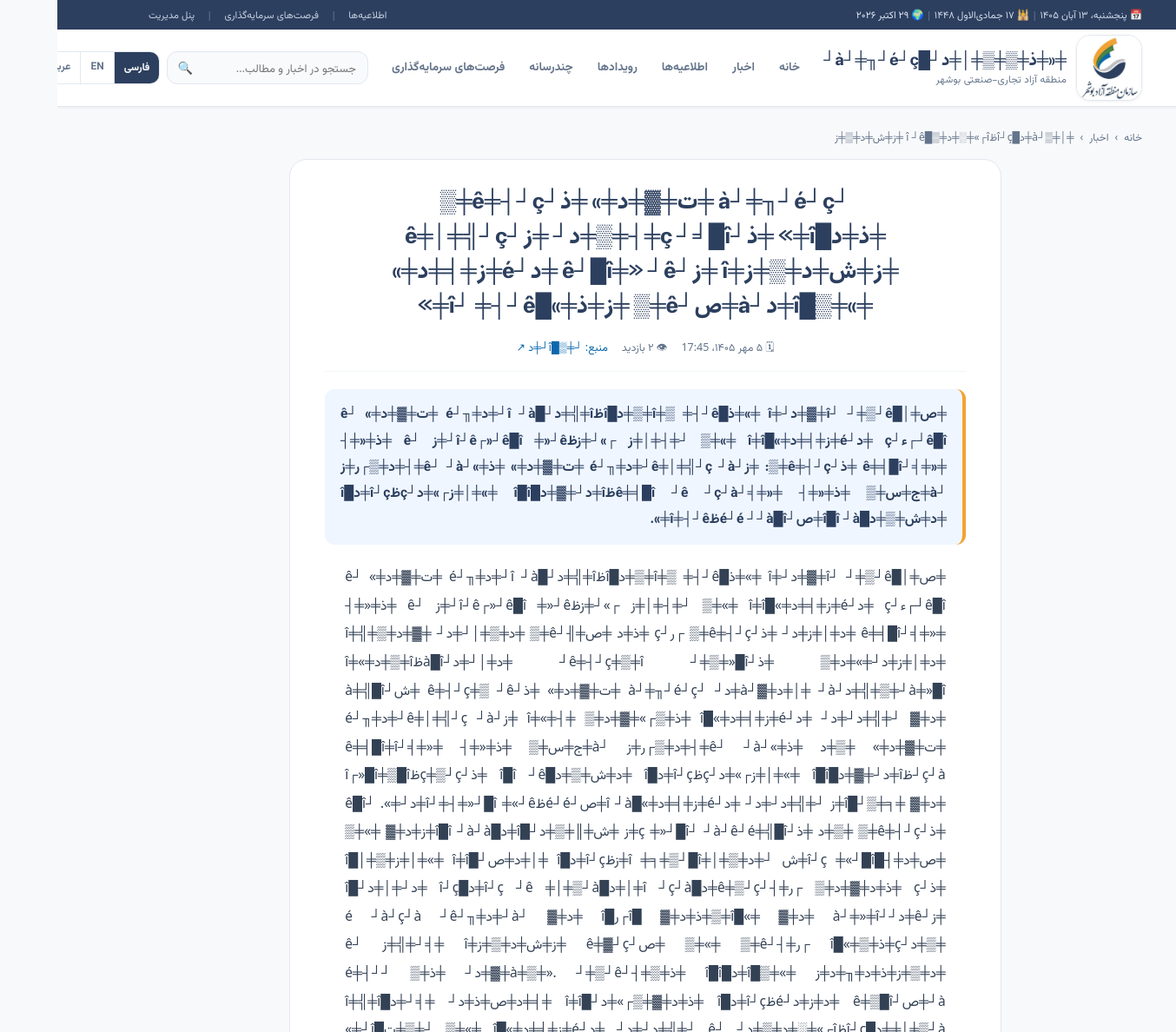
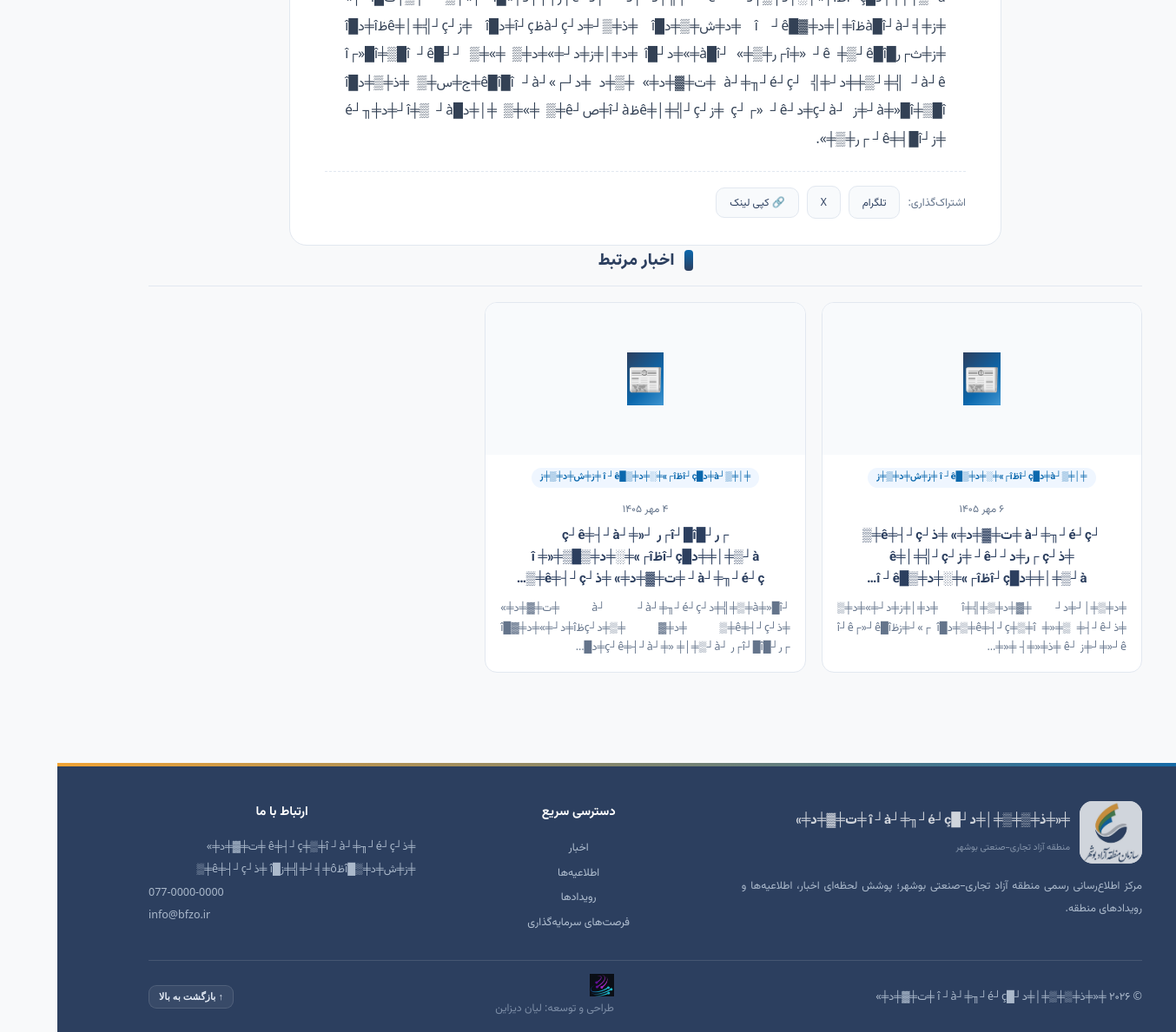
Screenshot of /index.php?id=33&p=article&lang=fa with the database file from the repository (2 pictures, top to bottom).
### tables this page shows
CREATE TABLE `articles` (
  `id` int(10) unsigned NOT NULL AUTO_INCREMENT,
  `category_id` int(10) unsigned DEFAULT NULL,
  `image` varchar(300) DEFAULT NULL,
  `source_name` varchar(120) DEFAULT NULL,
  `source_url` varchar(400) DEFAULT NULL,
  `is_pinned` tinyint(1) DEFAULT 0,
  `is_published` tinyint(1) DEFAULT 0,
  `published_at` datetime NOT NULL DEFAULT current_timestamp(),
  `views` int(10) unsigned DEFAULT 0,
  `created_at` datetime DEFAULT current_timestamp(),
  `updated_at` datetime DEFAULT NULL,
  PRIMARY KEY (`id`),
  KEY `idx_pub` (`is_published`,`published_at`),
  KEY `category_id` (`category_id`),
  CONSTRAINT `articles_ibfk_1` FOREIGN KEY (`category_id`) REFERENCES `categories` (`id`) ON DELETE SET NULL
);

CREATE TABLE `settings` (
  `k` varchar(100) NOT NULL,
  `v` text DEFAULT NULL,
  PRIMARY KEY (`k`)
);

### index.php (the view, shortened to what the rows shown need)
<?php
require_once __DIR__ . '/app.php';
$lang = lang();
$p   = getp('p', 'home');
function site_name(): string {
    $l = lang();
    return setting('site_name_' . $l, setting('site_name', app()['site']['name']));
}
function cat_names(): array {
    static $m = null; if ($m !== null) return $m;
    $m = []; foreach (categories(false) as $c) $m[(int)$c['id']] = (string)$c['name'];
    return $m;
}
function news_card(array $a, bool $big = false): string {
    $im = img($a['image']);
    $per = url('article', ['id' => $a['id']]);
    $cat = cat_names()[(int)($a['category_id'] ?? 0)] ?? '';
    return '<article class="ncard' . ($big ? ' ncard-big' : '') . '">
        <a class="ncard-im" href="' . e($per) . '">' . ($im ? '<img src="' . e($im) . '" alt="' . e($a['title']) . '" loading="lazy">' : '<span class="noimg">📰</span>') . '</a>
        <div class="ncard-bd">' . ($cat ? '<span class="ncard-cat">' . e($cat) . '</span>' : '') . '
            <div class="ncard-meta"><time>' . e(date_i18n($a['published_at'], false)) . '</time></div>
            <h3 class="ncard-t"><a href="' . e($per) . '">' . e($a['title']) . '</a></h3>
            <p class="ncard-x">' . e(excerpt($a['excerpt'] ?? '', $big ? 220 : 110)) . '</p>
        </div></article>';
}
function section_head(string $title, ?string $link = null): string {
    return '<div class="shead"><h2 class="stitle"><span></span>' . e($title) . '</h2>' .
        ($link ? '<a class="slink" href="' . e($link) . '">' . e(t('more')) . ' ›</a>' : '') . '</div>';
}
function page_header(string $pTitle = ''): void {
    $lang = lang();
    $site = site_name();
    $sub  = tl('منطقه آزاد تجاری–صنعتی بوشهر', 'Bushehr Free Trade Zone', 'المنطقة الحرة بوشهر');
    $nav = [
        'home' => t('home'), 'news' => t('news'), 'announcements' => t('announcements'),
        'events' => t('events'), 'media' => t('media'), 'investments' => t('investments'),
    ];
    $today = date('Y-m-d');
    $portalDate = date_i18n($today, false);
    if ($lang === 'fa') $portalDate = weekday_name($today) . '، ' . date_i18n($today, false);
    $hijri = hijri_date($today);
    $greg = '';
    if ($lang === 'fa') {
        $gm = [1=>'ژانویه','فوریه','مارس','آوریل','مه','ژوئن','ژوئیه','اوت','سپتامبر','اکتبر','نوامبر','دسامبر'];
        $ts = strtotime($today);
        $greg = fa_num(date('j', $ts)) . ' ' . $gm[(int)date('n', $ts)] . ' ' . fa_num(date('Y', $ts));
    }
    echo '<!doctype html><html lang="' . e($lang) . '" dir="' . dir_of() . '"><head>
<meta charset="utf-8"><meta name="viewport" content="width=device-width, initial-scale=1">
<title>' . e(($pTitle ? $pTitle . ' — ' : '') . $site . ' | ' . $sub) . '</title>
<meta name="description" content="' . e(setting('about_' . $lang, t('footer_desc'))) . '">
<link rel="icon" href="assets/img/brand/bushehr-free-zone-logo.jpg">
<link rel="stylesheet" href="assets/css/main.css?v=7">
<script>try{var m=localStorage.getItem("theme")||"auto";if(m==="dark"||(m==="auto"&&matchMedia("(prefers-color-scheme:dark)").matches))document.documentElement.dataset.theme="dark"}catch(e){}</script>
</head><body>
<div class="u-strip"><div class="wrap">
  <div class="u-info"><span class="u-date">📅 ' . e($portalDate) . '</span><span class="sep">&nbsp;|&nbsp;</span><span class="u-hijri">🕌 ' . e($hijri) . '</span>' . ($greg !== '' ? '<span class="sep">&nbsp;|&nbsp;</span><span class="u-greg">🌍 ' . e($greg) . '</span>' : '') . '</div>
  <div class="u-quick">
    <a href="' . e(url('announcements')) . '">' . e(t('announcements')) . '</a><span class="sep">|</span>
    <a href="' . e(url('investments')) . '">' . e(t('investments')) . '</a><span class="sep">|</span>
    <a href="admin.php">' . e(tl('پنل مدیریت', 'Admin', 'الإدارة')) . '</a>
  </div>
</div></div>
<header class="hdr"><div class="wrap hdr-in">
  <a class="hdr-brand" href="' . e(url('home')) . '">
    <span class="hdr-logo"><img src="assets/img/brand/bushehr-free-zone-logo.jpg" alt="' . e($site) . '"></span>
    <span class="hdr-bt"><b>' . e($site) . '</b><small>' . e($sub) . '</small></span>
  </a>
  <nav class="mainnav">';
    foreach ($nav as $k => $v) echo '<a class="nav-link' . (getp('p', 'home') === $k ? ' on' : '') . '" href="' . e(url($k)) . '">' . e($v) . '</a>';
    echo '</nav>
  <div class="top-actions">
    <form class="qsearch" action="index.php" method="get" role="search">
      <input type="hidden" name="p" value="search"><input type="hidden" name="lang" value="' . e($lang) . '">
      <input class="qin" type="search" name="q" placeholder="' . e(t('search_ph')) . '" required>
      <button aria-label="' . e(t('search')) . '">🔍</button>
    </form>
    <div class="langsw">';
    $g2 = $_GET;
    foreach (all_langs() as $lc) {
        $g2['p'] = getp('p', 'home'); $g2['lang'] = $lc;
        $ln = ['fa' => 'فارسی', 'en' => 'EN', 'ar' => 'عربی'][$lc];
        if ($lc !== $lang) echo '<a class="lang-b" href="index.php?' . e(http_build_query($g2)) . '">' . e($ln) . '</a>';
        else echo '<button class="lang-b cur" disabled>' . e($ln) . '</button>';
    }
    echo '</div>
    <button id="themeBtn" class="icon-btn" aria-label="theme">🌒</button>
    <button id="menuBtn" class="icon-btn menu-btn">☰</button>
  </div>
</div></header>
<main class="wrap main">';
}
function page_footer(): void {
    $site = site_name();
    echo '</main>
<footer class="foot"><div class="wrap"><div class="fgrid">
  <div><div class="fbrand"><span class="flogo"><img src="assets/img/brand/bushehr-free-zone-logo.jpg" alt=""></span>
     <span><b>' . e($site) . '</b><small>' . e(tl('منطقه آزاد تجاری–صنعتی بوشهر', 'Bushehr Free Trade Zone', 'المنطقة الحرة بوشهر')) . '</small></span></div>
    <p>' . e(t('footer_desc')) . '</p></div>
  <div><h4>' . e(t('quick_links')) . '</h4>
    <a class="flnk" href="' . e(url('news')) . '">' . e(t('news')) . '</a>
    <a class="flnk" href="' . e(url('announcements')) . '">' . e(t('announcements')) . '</a>
    <a class="flnk" href="' . e(url('events')) . '">' . e(t('events')) . '</a>
    <a class="flnk" href="' . e(url('investments')) . '">' . e(t('investments')) . '</a></div>
  <div><h4>' . e(t('contact')) . '</h4>
    <span>' . e(setting('address', '')) . '</span>
    <span dir="ltr">' . e(setting('phone', '')) . '</span>
    <span dir="ltr">' . e(setting('email', '')) . '</span></div>
</div>
<div class="foot-b"><span>© ' . e(num_i18n((int)date('Y'))) . ' ' . e($site) . '</span>
  <span class="credit"><img src="assets/img/brand/liandesign-logo.png" alt="Lian Design" width="28" height="26" loading="lazy">' . e(tl('طراحی و توسعه: لیان دیزاین', 'Design & Development: Lian Design', 'التصميم والتطوير: ليان ديزاين')) . '</span>
  <button class="totop" type="button" onclick="window.scrollTo({top:0,behavior:\'smooth\'})">↑ ' . e(tl('بازگشت به بالا', 'Back to top', 'العودة إلى الأعلى')) . '</button></div></div>
</footer>
<script src="assets/js/main.js?v=2" defer></script>
</body></html>';
}
switch ($p) {
case 'article': {
    $id = ini('id', 0); $a = $id ? article_find($id) : null;
    $catName = cat_names()[(int)$a['category_id']] ?? '';
    page_header($a['title']);
    $im = img($a['image']);
    echo '<nav class="crumbs"><a href="' . e(url('home')) . '">' . e(t('home')) . '</a> › <a href="' . e(url('news')) . '">' . e(t('news')) . '</a>' .
         ($catName ? ' › <a href="' . e(url('news', ['cat' => (int)$a['category_id']])) . '">' . e($catName) . '</a>' : '') . '</nav>
    <article class="art">
      <h1 class="art-t">' . e($a['title']) . '</h1>
      <div class="art-meta">
        <time>🗓 ' . e(date_i18n($a['published_at'])) . '</time>
        <span>👁 ' . e(num_i18n((int)$a['views'] + 1)) . ' ' . e(t('views')) . '</span>' .
        ($a['source_url'] ? '<a class="src" href="' . e($a['source_url']) . '" target="_blank" rel="noopener">' . e(t('source')) . ': ' . e($a['source_name'] ?: (string)parse_url((string)$a['source_url'], PHP_URL_HOST)) . ' ↗</a>' : '') . '
      </div>' .
      ($im ? '<figure class="art-im"><img src="' . e($im) . '" alt="' . e($a['title']) . '"></figure>' : '') .
      ($a['excerpt'] ? '<p class="art-lead">' . e($a['excerpt']) . '</p>' : '') .
      ($lang !== 'fa' && !q1("SELECT id FROM article_translations WHERE article_id = ? AND lang = ? AND body IS NOT NULL", [$id, $lang])
          ? '<p class="tr-note">ℹ️ ' . e(tl('ترجمه کامل متن این خبر به این زبان در دست تهیه است؛ متن کامل به فارسی نشان داده می‌شود.',
                                          'Full translation of this article is in progress; the original Persian text is shown below.',
                                          'الترجمة الكاملة لهذا الخبر قيد الإعداد؛ يتم عرض النص الفارسي أدناه.')) . '</p>' : '') .
      '<div class="prose">' . nl2br(e($a['body'] ?? '')) . '</div>';
    echo '<div class="share"><span>' . e(tl('اشتراک‌گذاری', 'Share', 'مشاركة')) . ':</span>
      <a target="_blank" rel="noopener" href="https://t.me/share/url?url=' . e(urlencode('http://' . ($_SERVER['HTTP_HOST'] ?? '') . strtok($_SERVER['REQUEST_URI'] ?: '', '?') . '?p=article&id=' . $id)) . '">' . e(tl('تلگرام', 'Telegram', 'تيليجرام')) . '</a>
      <a target="_blank" rel="noopener" href="https://twitter.com/intent/tweet?url=' . e(urlencode('http://' . ($_SERVER['HTTP_HOST'] ?? '') . '?p=article&id=' . $id)) . '">X</a>
      <button id="copyBtn" onclick="copyLink()">🔗 ' . e(tl('کپی لینک', 'Copy link', 'نسخ الرابط')) . '</button></div>
    </article>';
    $rel = articles_query((int)$a['category_id'] ? 'a.category_id = ' . (int)$a['category_id'] . ' AND a.id != ' . $id : 'a.id != ' . $id, [], 3);
    if ($rel) echo '<section class="sec">' . section_head(t('related')) . '<div class="ngrid">' . implode('', array_map(fn($r) => news_card($r), $rel)) . '</div></section>';
    page_footer();
} break;
}

### rows the page displays
articles: published_at "۵ مهر ۱۴۰۵، 17:45", num_i18n((int)$a['views'] + 1) "۲"
articles: category "╪│╪▒┘à╪د█î┘çظî┌»╪░╪د╪▒█î ┘ê ╪ز╪ش╪د╪▒╪ز"
articles: category "╪│╪▒┘à╪د█î┘çظî┌»╪░╪د╪▒█î ┘ê ╪ز╪ش╪د╪▒╪ز"
settings: v "╪«╪ذ╪▒╪▒╪│╪د┘█î ┘à┘╪╖┘é┘ç ╪ت╪▓╪د╪»"
settings: v "╪ذ┘ê╪┤┘ç╪▒╪î ┘à┘╪╖┘é┘ç ╪ت╪▓╪د╪» ╪ز╪ش╪د╪▒█îظô╪╡┘╪╣╪ز█î ╪ذ┘ê╪┤┘ç╪▒"
settings: v "077-0000-0000"
settings: v "info@bfzo.ir"

### other values shown
$portalDate "پنجشنبه، ۱۳ آبان ۱۴۰۵"
$hijri "۱۷ جمادی‌الاول ۱۴۴۸"
t('announcements') "اطلاعیه‌ها"
t('investments') "فرصت‌های سرمایه‌گذاری"
$v "خانه"
$v "اخبار"
$v "اطلاعیه‌ها"
$v "رویدادها"
$v "چندرسانه"
$v "فرصت‌های سرمایه‌گذاری"
$ln "فارسی"
t('home') "خانه"
t('news') "اخبار"
$catName "╪│╪▒┘à╪د█î┘çظî┌»╪░╪د╪▒█î ┘ê ╪ز╪ش╪د╪▒╪ز"
t('views') "بازدید"
